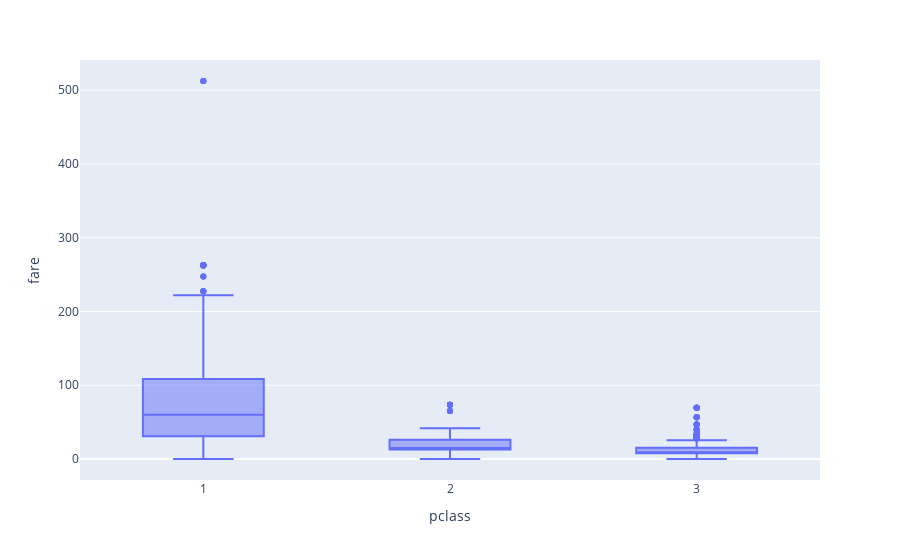

Source (notebook cell):
### Markdown cell above
## Above we see a KDE plot on top of our histogram for the same variable, fare.

### Code cell
fig6 = px.box(titanic, x="pclass", y="fare")
fig6.show()

### Figure 1 — Plotly figure (JSON) as saved in the notebook; plotly's stock layout.template omitted (floating-point values rounded to 4 significant figures; data arrays with more than 128 entries replaced by an {"elided": "..."} marker saying what was removed)
{"data": [{"alignmentgroup": "True", "hovertemplate": "pclass=%{x}<br>fare=%{y}<extra></extra>", "legendgroup": "", "marker": {"color": "#636efa"}, "name": "", "notched": false, "offsetgroup": "", "orientation": "v", "showlegend": false, "type": "box", "x": {"elided": "1308 int values"}, "x0": " ", "xaxis": "x", "y": {"elided": "1308 float values"}, "y0": " ", "yaxis": "y"}], "layout": {"boxmode": "group", "legend": {"tracegroupgap": 0}, "margin": {"t": 60}, "xaxis": {"anchor": "y", "domain": [0, 1], "title": {"text": "pclass"}}, "yaxis": {"anchor": "x", "domain": [0, 1], "title": {"text": "fare"}}}}
